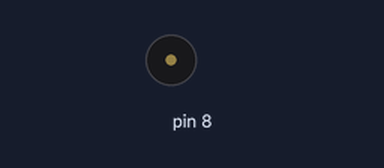
The sketch below on a simulated Arduino Uno, built with avr-gcc and run on an emulated ATmega328P. On the bench: buzzer (waves = sounding). What the sketch prints to the serial monitor is not drawn.

Above: at 0.1 s.
Timing chart, 0 to 1.6 s (numbered marks = the images above):
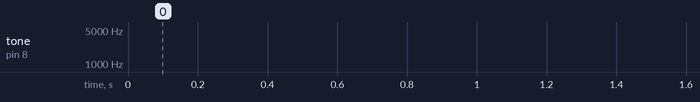

The sketch:

escala.ino
```cpp
void setup()
{
  Serial.begin(9600);
  pinMode(8, OUTPUT);
}

void loop()
{
  for (unsigned i = 0; i < 5000; ++i)
  {
    Serial.println(i);
    tone(8, i);
    delay(5);
  }
}
```
